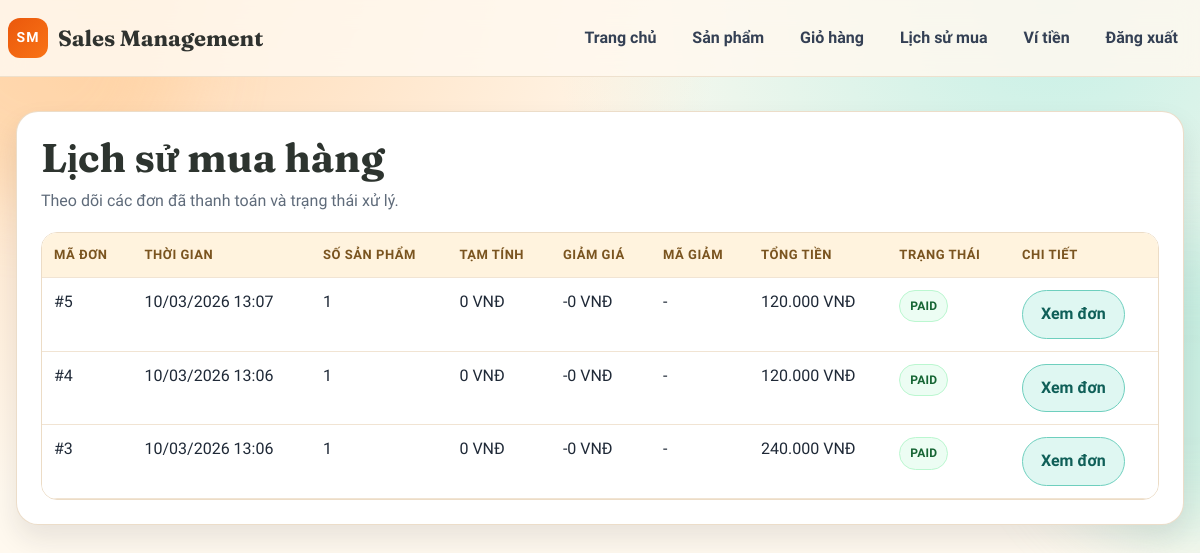
/orders/history/ (signed in), run on an earlier commit of the app's database.
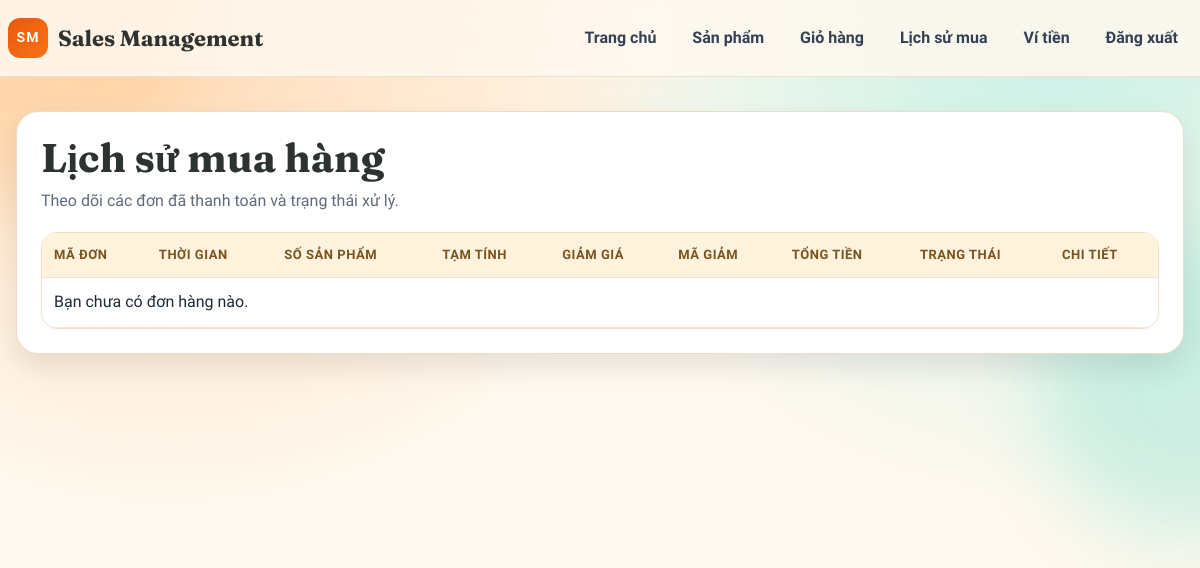
And on a later commit of the database.
### orders/models.py (models this page shows, shortened)
class Order(models.Model):
    STATUS_CHOICES = [
        ('PAID', 'PAID'),
        ('CANCELLED', 'CANCELLED'),
    ]
    customer = models.ForeignKey(Customer, on_delete=models.CASCADE, related_name='orders')
    subTotalAmount = models.DecimalField(max_digits=12, decimal_places=2, default=0)
    discountAmount = models.DecimalField(max_digits=12, decimal_places=2, default=0)
    couponCode = models.CharField(max_length=50, blank=True, default='')
    couponDiscountAmount = models.DecimalField(max_digits=12, decimal_places=2, default=0)
    totalAmount = models.DecimalField(max_digits=12, decimal_places=2, default=0)
    status = models.CharField(max_length=20, choices=STATUS_CHOICES, default='PAID')
    createdAt = models.DateTimeField(auto_now_add=True)

### orders/views.py (the view)
# urls.py: path('orders/history/', OrderHistoryView.as_view(), name='order_history'),
class OrderHistoryView(CustomerRequiredMixin, View):
    template_name = 'orders/order_history.html'
    def get(self, request):
        orders = (
            Order.objects
            .filter(customer=request.customer_profile)
            .prefetch_related('details__product')
            .order_by('-createdAt')
        )
        return render(request, self.template_name, {'orders': orders})

### accounts/templatetags/currency.py (called while the page is built)
@register.filter(name='vnd')
def vnd(value):
    try:
        amount = int(value or 0)
    except (TypeError, ValueError):
        return '0'
    return f'{amount:,}'.replace(',', '.')

### orders/views.py (called while the page is built)
    def dispatch(self, request, *args, **kwargs):
        if not request.user.is_authenticated:
            return self.handle_no_permission()
        if request.user.is_staff:
            messages.error(request, 'Tài khoản admin không dùng chức năng mua hàng.')
            return redirect('home')
        try:
            request.customer_profile = request.user.customer_profile
        except Customer.DoesNotExist:
            messages.error(request, 'Không tìm thấy hồ sơ khách hàng.')
            return redirect('home')
        return super().dispatch(request, *args, **kwargs)

### templates/orders/order_history.html (shortened to what this page needs)
{% load static currency %}
<!doctype html>
<html lang="vi">
  <head>
    <link rel="stylesheet" href="{% static 'css/page_theme.css' %}" />
    <link rel="stylesheet" href="{% static 'css/order_history.css' %}" />
  </head>
  <body>
    <div class="page-glow page-glow-left" aria-hidden="true"></div>
    <div class="page-glow page-glow-right" aria-hidden="true"></div>
    <header class="site-header">
      <div class="container nav-wrap">
        <a href="{% url 'home' %}" class="logo" aria-label="Sales Management Home">
          <span class="logo-mark">SM</span>
          <span class="logo-text">Sales Management</span>
        </a>
        <nav class="main-nav">
          <a href="{% url 'home' %}" class="nav-link">Trang chủ</a>
          <a href="{% url 'product_list' %}" class="nav-link">Sản phẩm</a>
          <a href="{% url 'cart' %}" class="nav-link">Giỏ hàng</a>
          <a href="{% url 'order_history' %}" class="nav-link">Lịch sử mua</a>
          <a href="{% url 'wallet' %}" class="nav-link">Ví tiền</a>
          <a href="{% url 'logout' %}" class="nav-link">Đăng xuất</a>
        </nav>
      </div>
    </header>
    <main class="history-page">
      <div class="container">
        <section class="page-card">
          <div class="page-head">
            <h1>Lịch sử mua hàng</h1>
            <p>Theo dõi các đơn đã thanh toán và trạng thái xử lý.</p>
          </div>
          <div class="table-wrap">
            <table>
              <thead>
                <tr>
                  <th>Mã đơn</th>
                  <th>Thời gian</th>
                  <th>Số sản phẩm</th>
                  <th>Tạm tính</th>
                  <th>Giảm giá</th>
                  <th>Mã giảm</th>
                  <th>Tổng tiền</th>
                  <th>Trạng thái</th>
                  <th>Chi tiết</th>
                </tr>
              </thead>
              <tbody>
                {% for order in orders %}
                <tr>
                  <td>#{{ order.id }}</td>
                  <td>{{ order.createdAt|date:"d/m/Y H:i" }}</td>
                  <td>{{ order.details.count }}</td>
                  <td>{{ order.subTotalAmount|vnd }} VNĐ</td>
                  <td>-{{ order.discountAmount|vnd }} VNĐ</td>
                  <td>{% if order.couponCode %}{{ order.couponCode }}{% else %}-{% endif %}</td>
                  <td>{{ order.totalAmount|vnd }} VNĐ</td>
                  <td>
                    <span class="status-pill {{ order.status|lower }}">{{ order.status }}</span>
                  </td>
                  <td>
                    <a href="{% url 'order_detail' order.id %}" class="btn btn-outline">Xem đơn</a>
                  </td>
                </tr>
                {% empty %}
                <tr>
                  <td colspan="9">Bạn chưa có đơn hàng nào.</td>
                </tr>
                {% endfor %}
              </tbody>
            </table>
          </div>
        </section>
      </div>
    </main>
  </body>
</html>

What changed in the data, as far as the page shows it:
removed Order: id "5", createdAt "10/03/2026 13:07", details.count "1", subTotalAmount|vnd "0", discountAmount|vnd "0", totalAmount|vnd "120.000", status "PAID"
removed Order: id "4", createdAt "10/03/2026 13:06", details.count "1", subTotalAmount|vnd "0", discountAmount|vnd "0", totalAmount|vnd "120.000", status "PAID"
removed Order: id "3", createdAt "10/03/2026 13:06", details.count "1", subTotalAmount|vnd "0", discountAmount|vnd "0", totalAmount|vnd "240.000", status "PAID"
Also different on the page:
text now shown: "Bạn chưa có đơn hàng nào."
